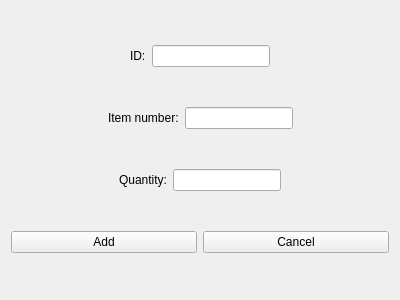
<?xml version="1.0" encoding="UTF-8"?>
<ui version="4.0">
 <class>CatalogAdd</class>
 <widget class="QWidget" name="CatalogAdd">
  <property name="geometry">
   <rect>
    <x>0</x>
    <y>0</y>
    <width>400</width>
    <height>300</height>
   </rect>
  </property>
  <property name="windowTitle">
   <string>Form</string>
  </property>
  <layout class="QVBoxLayout" name="verticalLayout">
   <item>
    <layout class="QHBoxLayout" name="horizontalLayout">
     <item>
      <spacer name="horizontalSpacer">
       <property name="orientation">
        <enum>Qt::Horizontal</enum>
       </property>
       <property name="sizeHint" stdset="0">
        <size>
         <width>40</width>
         <height>20</height>
        </size>
       </property>
      </spacer>
     </item>
     <item>
      <widget class="QLabel" name="label">
       <property name="text">
        <string>ID:</string>
       </property>
      </widget>
     </item>
     <item>
      <widget class="QLineEdit" name="inventoryIDField"/>
     </item>
     <item>
      <spacer name="horizontalSpacer_2">
       <property name="orientation">
        <enum>Qt::Horizontal</enum>
       </property>
       <property name="sizeHint" stdset="0">
        <size>
         <width>40</width>
         <height>20</height>
        </size>
       </property>
      </spacer>
     </item>
    </layout>
   </item>
   <item>
    <layout class="QHBoxLayout" name="horizontalLayout_2">
     <item>
      <spacer name="horizontalSpacer_3">
       <property name="orientation">
        <enum>Qt::Horizontal</enum>
       </property>
       <property name="sizeHint" stdset="0">
        <size>
         <width>40</width>
         <height>20</height>
        </size>
       </property>
      </spacer>
     </item>
     <item>
      <widget class="QLabel" name="label_2">
       <property name="text">
        <string>Item number:</string>
       </property>
      </widget>
     </item>
     <item>
      <widget class="QLineEdit" name="inventoryItemField"/>
     </item>
     <item>
      <spacer name="horizontalSpacer_5">
       <property name="orientation">
        <enum>Qt::Horizontal</enum>
       </property>
       <property name="sizeHint" stdset="0">
        <size>
         <width>40</width>
         <height>20</height>
        </size>
       </property>
      </spacer>
     </item>
    </layout>
   </item>
   <item>
    <layout class="QHBoxLayout" name="horizontalLayout_3">
     <item>
      <spacer name="horizontalSpacer_4">
       <property name="orientation">
        <enum>Qt::Horizontal</enum>
       </property>
       <property name="sizeHint" stdset="0">
        <size>
         <width>40</width>
         <height>20</height>
        </size>
       </property>
      </spacer>
     </item>
     <item>
      <widget class="QLabel" name="label_3">
       <property name="text">
        <string>Quantity:</string>
       </property>
      </widget>
     </item>
     <item>
      <widget class="QLineEdit" name="quantityField"/>
     </item>
     <item>
      <spacer name="horizontalSpacer_6">
       <property name="orientation">
        <enum>Qt::Horizontal</enum>
       </property>
       <property name="sizeHint" stdset="0">
        <size>
         <width>40</width>
         <height>20</height>
        </size>
       </property>
      </spacer>
     </item>
    </layout>
   </item>
   <item>
    <layout class="QHBoxLayout" name="horizontalLayout_4">
     <item>
      <widget class="QPushButton" name="catalogDialogAccept">
       <property name="text">
        <string>Add</string>
       </property>
      </widget>
     </item>
     <item>
      <widget class="QPushButton" name="catalogDialogCancel">
       <property name="text">
        <string>Cancel</string>
       </property>
      </widget>
     </item>
    </layout>
   </item>
  </layout>
 </widget>
 <resources/>
 <connections/>
</ui>
